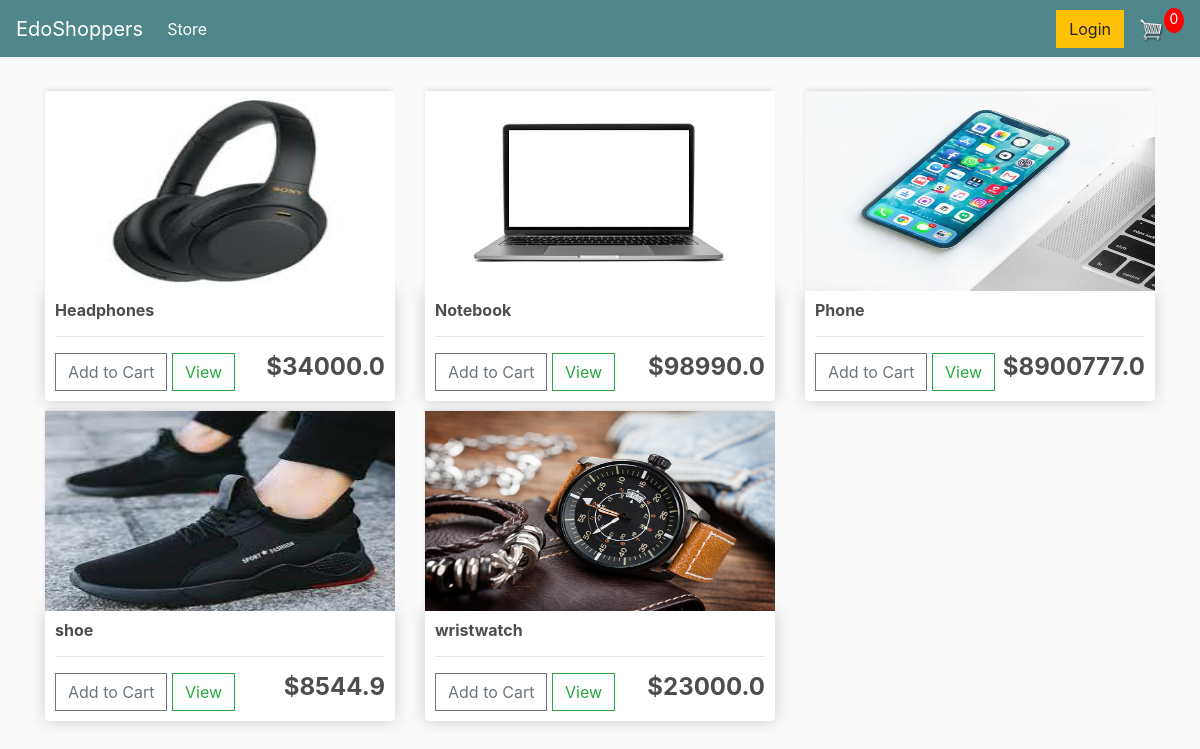
The page / on the database its author committed.
### store/models.py (models this page shows, shortened)
class Product(models.Model):
	name = models.CharField(max_length=200)
	price = models.FloatField()
	digital = models.BooleanField(default=False,null=True, blank=True)
	image = models.ImageField(null=True, blank=True)
	@property
	def imageURL(self):
		try:
			url = self.image.url
		except:
			url = ''
		return url

### store/views.py (the view)
# urls.py: path('', include('store.urls')),
def store(request):
	data = cartData(request)
	cartItems = data['cartItems']
	order = data['order']
	items = data['items']
	products = Product.objects.all()
	context = {'products':products, 'cartItems':cartItems}
	return render(request, 'store/store.html', context)

### store/utils.py (called while the page is built, shortened)
def cookieCart(request):
	try:
		cart = json.loads(request.COOKIES['cart'])
	except:
		cart = {}
		print('CART:', cart)
	items = []
	order = {'get_cart_total':0, 'get_cart_items':0, 'shipping':False}
	cartItems = order['get_cart_items']
	return {'cartItems':cartItems ,'order':order, 'items':items}

def cartData(request):
	if request.user.is_authenticated:
		customer = request.user.customer
		order, created = Order.objects.get_or_create(customer=customer, complete=False)
		items = order.orderitem_set.all()
		cartItems = order.get_cart_items
	else:
		cookieData = cookieCart(request)
		cartItems = cookieData['cartItems']
		order = cookieData['order']
		items = cookieData['items']
	return {'cartItems':cartItems ,'order':order, 'items':items}

### store/templates/store/store.html
{% extends 'store/main.html' %}
{% load static %}
{% block content %}
	<div class="row">
		{% for product in products %}
		<div class="col-lg-4">
			<img class="thumbnail" src="{{product.imageURL}}">
			<div class="box-element product">
				<h6><strong>{{product.name}}</strong></h6>
				<hr>
				<button data-product="{{product.id}}" data-action="add" class="btn btn-outline-secondary add-btn update-cart">Add to Cart</button>
				<a class="btn btn-outline-success" href="#">View</a>
				<h4 style="display: inline-block; float: right"><strong>${{product.price}}</strong></h4>
			</div>
		</div>
		{% endfor %}
	</div>
{% endblock content %}

### store/templates/store/main.html (shortened to what this page needs)
<!DOCTYPE html>
{% load static %}
<html>
<head>
	<link rel="stylesheet" href="https://stackpath.bootstrapcdn.com/bootstrap/4.4.1/css/bootstrap.min.css">
	<link rel="stylesheet" type="text/css" href="{% static 'css/main.css' %}">
</head>
<body>
	<nav class="navbar navbar-expand-lg navbar-dark bg-dark">
	  <a class="navbar-brand" href="{% url 'store' %}">EdoShoppers</a>
	  <div class="collapse navbar-collapse" id="navbarSupportedContent">
	    <ul class="navbar-nav mr-auto">
	      <li class="nav-item active">
	        <a class="nav-link" href="{% url 'store' %}">Store <span class="sr-only">(current)</span></a>
	      </li>
	    </ul>
	    <div class="form-inline my-2 my-lg-0">
	     	<a href="#"class="btn btn-warning">Login</a>
	     	<a href="{% url 'cart' %}">
	    		<img  id="cart-icon" src="{% static 'images/cart.png' %}">
	    	</a>
	    	<p id="cart-total">{{cartItems}}</p>
	    </div>
	  </div>
	</nav>
     <div class="container">
            <br>
            {% block content %}
            {% endblock content %}
         </div>
</body>
</html>

### static/css/main.css (style rules this page uses)
body { background-color: hsl(0, 0%, 98%); }
h1,h2,h3,h4,h5,h6 { color:hsl(0, 0%, 30%); }
.box-element { box-shadow:hsl(0, 0%, 80%) 0 0 16px; background-color: #fff; border-radius: 4px; padding: 10px; }
.thumbnail { width: 100%; height: 200px; -webkit-box-shadow: -1px -3px 5px -2px rgba(214,214,214,1); -moz-box-shadow: -1px -3px 5px -2px rgba(214,214,214,1); box-shadow: -1px -3px 5px -2px rgba(214,214,214,1); }
.product { border-radius: 0 0 4px 4px; }
.bg-dark { background-color: #4f868c!important; }
#cart-icon { width:25px; display: inline-block; margin-left: 15px; }
#cart-total { display: block; text-align: center; color:#fff; background-color: red; width: 20px; height: 25px; border-radius: 50%; font-size: 14px; }
.col-lg-4, .col-lg-6, .col-lg-8, .col-lg-12 { margin-top: 10px; }
.btn { border-radius: 0; }

### rows shown on the page
Product: imageURL (picture), name "Headphones", price "34000.0"
Product: imageURL (picture), name "Notebook", price "98990.0"
Product: imageURL (picture), name "Phone", price "8900777.0"
Product: imageURL (picture), name "shoe", price "8544.9"
Product: imageURL (picture), name "wristwatch", price "23000.0"

### other values the page prints
{{ cartItems }} "0"
